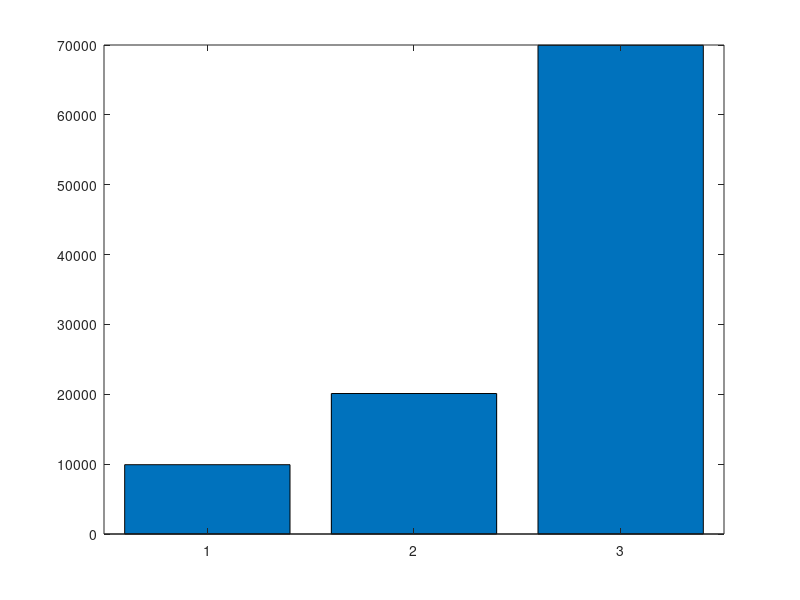

MATLAB code for this plot:
clear all
clc
close all

N=1e5;
p1=0.1;
p2=0.2;
p3=0.7;
N_prob=1:3;

rnd = zeros (1,N);
for i=1:N
    xrand=rand;
    if xrand<p1
        rnd(i)=1;
    elseif xrand<p2+p1
        rnd(i)=2;
    else
        rnd(i)=3;
    end
end
histograma=hist (rnd,N_prob);
bar(N_prob,histograma)
xlabel = 'comemela'
ylabel = 'free rick sanchez pls'
shg